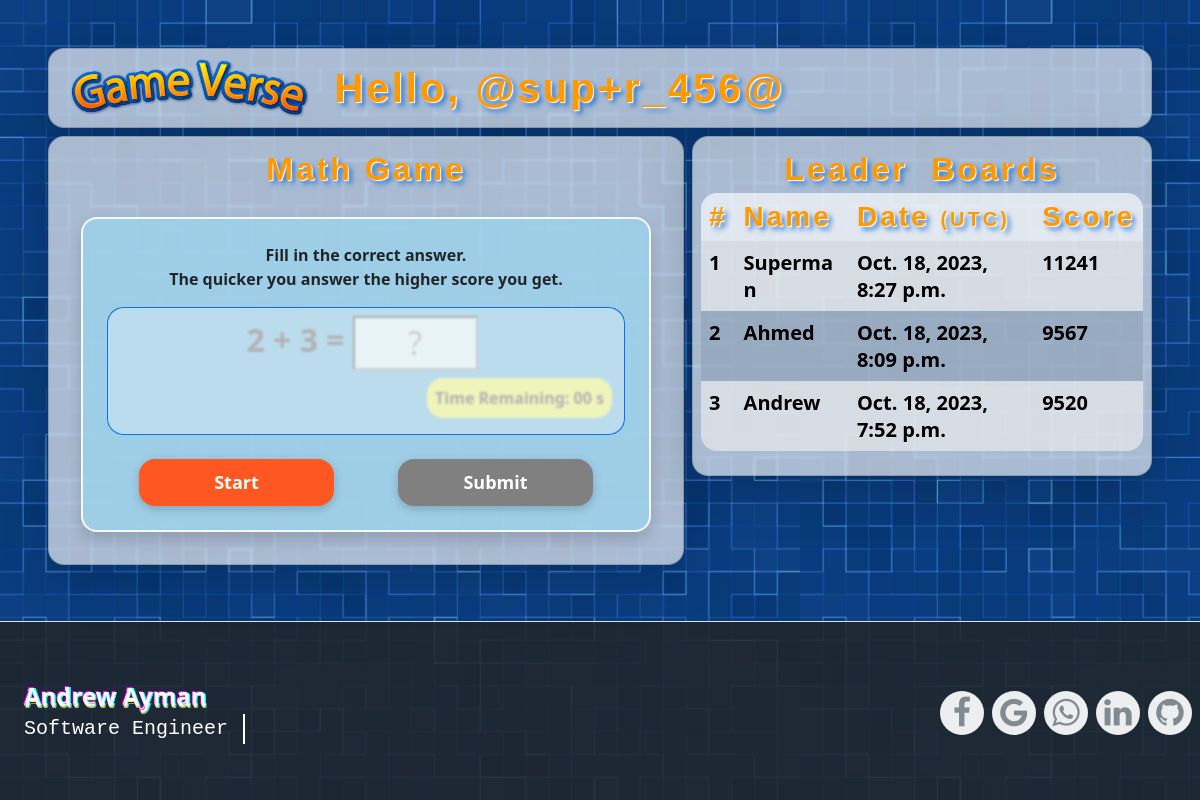
/math (signed in), run on the app's committed database.
### main/models.py (models this page shows, shortened)
class LeaderBoardItem(models.Model):
  leaderboard = models.ForeignKey(LeaderBoard, on_delete=models.CASCADE)
  name=models.CharField(max_length=50)
  date=models.DateTimeField()
  score=models.IntegerField()

### main/views.py (the view, shortened to what this page needs)
# urls.py: path("math",views.math_game,name="math"),
def math_game(request: HttpRequest):
    attrs = {}
    session_math_key = 'math-attrs'
    return game(request, 'main/math_game.html', 'math', attrs)

### main/views.py (called while the page is built, shortened)
def game(request: HttpRequest, html_file_path: str, leaderboard_name: str, attrs: dict):
    name = request.session.get('name')
    if not attrs:
        attrs['startAnimation']=True
    if name is None:
        return HttpResponseRedirect('./')
    leaderboard = LeaderBoard.objects.get(name=leaderboard_name)
    leaderboard_items: QuerySet = leaderboard.leaderboarditem_set.all().order_by(
        '-score')[:10]
    leaderboard_items_list: list = [
        (val['name'], val['date'], val['score'])for val in leaderboard_items.values()]
    attrs = {**{'name': name, 'leaderboard': leaderboard_items_list,'leaderboardLength':len(leaderboard_items_list)}, **attrs}
    return render(request, html_file_path, attrs)

### main/templates/main/math_game.html (shortened to what this page needs)
{% extends "main/game_base.html" %}
{% block game_name %}
Math Game
{% endblock %}
{% block content %}
<form action="./math" method="post" class="m-0 p-0">
  <div class="row rounded-4 p-lg-4 p-2 m-lg-4 m-2 bg-custom-blue border border-light border-2 shadow fw-bold">
    <p class="text-center">
      Fill in the correct answer.<br> The quicker you answer the higher score you get.
    </p>
    <div class="col-12 bg-custom-cyan p-0 rounded-4 border border-primary border-1 position-relative">
      {% if not equation %}
      <div id="counter321"
        class="position-absolute z-1 bg-custom-white w-100 h-100 rounded-4 d-flex justify-content-center align-items-center bg-custom-blur1 fs-1 fc-orange p-4 text-center">
      </div>
      {% endif %}
      <div class="p-2">
        <div class="d-flex flex-row justify-content-center fs-2 ">
          <div class="text-start">
            {% if equation %}
            {{equation}} =
            {% else %}
            2 + 3 =
            {% endif %}
          </div>
          <input class="text-center w-25 mx-2 bg-custom-white no-spinner" type="number" placeholder="?"
            name="math-result" autofocus {% if equation %} required {% else %} readonly {% endif %}>
        </div>
        <div class="row m-0 px-1 py-2 justify-content-center">
          <div class="col"></div>
          <p class="rounded-4 m-0 bg-custom-yellow w-auto p-2">
            Time Remaining: {% if timeRemaining %} <span id="counter-timeremaining">{{timeRemaining}}</span> {% else %} 00 {% endif %}s
          </p>
        </div>
      </div>
    </div>
    <div class="row m-0 p-0 pt-4">
      <div class="col-6 p-0 m-0 d-flex justify-content-center">
        <button id="start-button" name="start" value="start" class="game-button rounded-4 game-button-red w-75 "
        {% if equation %} type="button" disabled {% else %} type="submit" {% endif %}>
          Start
        </button>
      </div>
      <div class="col-6 p-0 m-0 d-flex justify-content-center">
        <button type="submit" name='submit' value="submit" class="game-button rounded-4 game-button-green w-75"
        {% if not equation %} disabled {% endif %} autofocus>Submit</button>
      </div>
    </div>
  </div>
</form>
{% endblock %}

### main/templates/main/game_base.html (shortened to what this page needs)
{% extends "main/base.html" %} {% load static %}
{% block body_content %}
  <div
    class="row card rounded-4 shadow-lg bg-custom-white bg-custom-blur1 m-0 mb-2 p-lg-2 p-1"
  >
    <div class="row justify-content-center">
      <a href="./" class="col-lg-3 col-sm-6 col-12">
        <img
          src="{% static 'images/game-verse-title.png' %}"
          alt="game-verse-title.png"
          style="width: 100%"
        />
      </a>
      <span class="col-lg-9 col-sm-6 col-12 fw-bold fs-1 fc-orange d-flex align-items-center justify-content-center justify-content-sm-start">
        Hello, {{name}}
      </span>
    </div>
  </div>
  <div class="row m-0 p-0">
    <div class="col-12 col-xl-7 p-0">
      <div
        class="card rounded-4 shadow-lg bg-custom-white bg-custom-blur1 me-xl-2 me-0 mb-xl-0 mb-2 p-2"
      >
        <div class="card-body">
          <div class="fw-bold fs-2 fc-orange text-center">
            {% block game_name %} Game_Name {% endblock %}
          </div>
          <div class="row align-self-center justify-content-center m-0 p-0">
            {% block content %} Game not Created yet {% endblock %}
          </div>
        </div>
      </div>
    </div>
    <div class="col-12 col-xl-5 p-0">
      <div class="card rounded-4 shadow-lg bg-custom-white bg-custom-blur1 p-2">
        <div class="card-body">
          <div class="fw-bold fs-2 fc-orange text-center">Leader&nbsp;&nbsp;Boards</div>
          <table class="table table-hover table-striped fs-5 fw-bold">
            <thead>
              <tr>
                <th class="fc-orange fs-3 rounded-top-start-1" scope="col">#</th>
                <th class="fc-orange fs-3" scope="col">Name</th>
                <th class="fc-orange fs-3" scope="col">Date <span class="fs-5">(UTC)</span></th>
                <th class="fc-orange fs-3 rounded-top-end-1" scope="col">
                  Score
                </th>
              </tr>
            </thead>
            <tbody>
              {% for item in leaderboard %}
              {% if forloop.counter == leaderboardLength %}
                <tr>
                  <th class="rounded-bottom-start-1 border-0">{{forloop.counter}}</th>
                  <td class="border-0" style="word-break:break-all;">{{item.0}}</td>
                  <td class="border-0">{{item.1}}</td>
                  <td class="rounded-bottom-end-1 border-0">{{item.2}}</td>
                </tr>
              {% else %}
                <tr>
                  <th>{{forloop.counter}}</th>
                  <td  style="word-break:break-all;">{{item.0}}</td>
                  <td>{{item.1}}</td>
                  <td>{{item.2}}</td>
                </tr>
              {% endif %}
              {% endfor %}
            </tbody>
          </table>
        </div>
      </div>
    </div>
  </div>
{% endblock %}

### main/templates/main/base.html (shortened to what this page needs)
{% load static %}
<html lang="en">
  <head>
    <link rel="stylesheet" href="{% static 'style.css' %}" />
    <link
      href="https://cdn.jsdelivr.net/npm/bootstrap@5.3.2/dist/css/bootstrap.min.css"
      rel="stylesheet"
    />
    <link
      href="https://fonts.cdnfonts.com/css/arcade-classic"
      rel="stylesheet"
    />
    <link
      rel="stylesheet"
      href="https://cdnjs.cloudflare.com/ajax/libs/font-awesome/4.7.0/css/font-awesome.min.css"
    />
    <link rel="stylesheet" href="https://cdn.jsdelivr.net/npm/simple-keyboard@latest/build/css/index.css">
  </head>
  <body class="m-0 p-0 d-flex flex-column h-100"  style="overflow-x:hidden;"
  {% comment %} style="min-width:775px" {% endcomment %}
  >
  <div class="row m-0 p-lg-5 p-2 pb-0">
    {% block body_content %} {% endblock %}
  </div>
    {% include "main/footer.html" %}
  </body>
</html>

### main/templates/main/footer.html (shortened to what this page needs)
<footer
  class="row bg-custom-grey text-center text-white  ps-4 py-1  m-0 mt-2 border-top border-1 flex-grow-1 h-auto column-gap-0 row-gap-0">
  <div class="col-md-7 col-sm-6 col-xs-12 d-flex justify-content-start align-items-center fw-bold fs-4 p-0">
    <div class="p-0 m-0">
      <div class="text-start">
        <span class="glitch">
          <span aria-hidden="true">Andrew Ayman</span>
          Andrew Ayman
          <span aria-hidden="true">Andrew Ayman</span>
        </span>
      </div>
      <div id="footer-job" class="fs-5 fw-medium text-start"> Job Title</div>
    </div>
  </div>
  <div class="col-md-5 col-sm-6 col-xs-12 d-flex justify-content-end justify-content-xs-center align-items-center m-0 p-0">
    <div class="row social-icons m-0">
      <a class="facebook mt-1 d-flex justify-content-center align-items-center" href="https://www.facebook.com/1AndrewAyman/"
        target="_blank"><i class="fa fa-facebook fa-2x"></i></a>
      <a class="gmail mt-1 d-flex justify-content-center align-items-center" href="mailto:andrewayamn9@gmail.com"
        target="_blank"><i class="fa fa-google fa-2x"></i></a>
      <a class="whatsapp mt-1 d-flex justify-content-center align-items-center" href="https://wa.me/201284655945"
        target="_blank"><i class="fa fa-whatsapp fa-2x"></i></a>
      <a class="linkedin mt-1 d-flex justify-content-center align-items-center"
        href="https://www.linkedin.com/in/andrew-ayman-013404217/" target="_blank"><i
          class="fa fa-linkedin fa-2x"></i></a>
      <a class="github mt-1 d-flex justify-content-center align-items-center" href="https://github.com/Andrew-Ayman123"
        target="_blank"><i class="fa fa-github fa-2x"></i></a>
    </div>
  </div>
</footer>

### main/static/style.css (style rules this page uses)
:root { --custom-red: #ff5722; --custom-red-active: #ff784e; --custom-green: #3bc67a; --custom-green-active: #7bcb7d; --custom-orange: #ff9900; --custom-blue: #3a7dcc; --custom-grey: grey; }
body { background-image: url("images/background.jpg"); background-repeat: repeat; background-size: contain; }
.fc-orange { color: var(--custom-orange) !important; text-shadow: 1px 1px 1px #fff, 4px 4px 5px var(--custom-blue); font-family: "ArcadeClassic", sans-serif !important; letter-spacing: 3px !important; }
.bg-custom-white { background-color: rgba(255, 255, 255, 0.65) !important; }
.bg-custom-blue { background-color: rgba(157, 210, 234, 0.85) !important; }
.bg-custom-cyan { background-color: rgba(46, 147, 194, 0.85) !important; }
.bg-custom-yellow { background-color: rgba(235, 235, 36, 0.85) !important; }
.bg-custom-grey { background-color: rgba(33, 37, 41, 0.85) !important; }
.bg-custom-blur1 { backdrop-filter: blur(1px); }
tr:nth-of-type(odd) > * { border: 0; background-color: rgba(255, 255, 255, 0.65) !important; }
tr:nth-of-type(even) > * { border: 0; background-color: rgba(143, 162, 182, 0.65) !important; }
.game-button { color: #fff; border: none; padding: 10px 20px; font-size: 18px; font-weight: bold; border-radius: 5px; cursor: pointer; box-shadow: 0px 3px 10px rgba(0, 0, 0, 0.2); transition: transform 0.3s ease; }
.game-button:disabled { cursor: auto; background-color: grey !important; }
.game-button-red { background-color: var(--custom-red); }
.game-button-green { background-color: var(--custom-green); }
footer { height: auto; }
.social-icons a { text-decoration: none; background-color: #eceeef; color: #818a91; width: 44px; height: 44px; margin-right: 8px; border-radius: 100%; transition: all 0.2s linear; }
.glitch { font-weight: bold; position: relative; white-space: nowrap; }
.glitch span { position: absolute; white-space: nowrap; top: 0; left: 0; }
.glitch { text-shadow: 0.05em 0 0 #00fffc, -0.03em -0.04em 0 #fc00ff, 0.025em 0.04em 0 #fffc00; animation: glitch 725ms infinite; }
.glitch span:first-child { animation: glitch 500ms infinite; clip-path: polygon(0 0, 100% 0, 100% 35%, 0 35%); transform: translate(-0.04em, -0.03em); opacity: 0.75; }
.glitch span:last-child { animation: glitch 375ms infinite; clip-path: polygon(0 65%, 100% 65%, 100% 100%, 0 100%); transform: translate(0.04em, 0.03em); opacity: 0.75; }
#footer-job { font-family: "Courier New", Courier, monospace; width: 0px; overflow: hidden; white-space: nowrap; border-right: 0.1em solid; transition: width 1.5s steps(25, end); animation: blinking 0.4s step-end infinite; }
.card-body { padding: 0 !important; }
.rounded-top-start-1 { border-top-left-radius: 1rem; }
.rounded-top-end-1 { border-top-right-radius: 1rem; }
.rounded-bottom-start-1 { border-bottom-left-radius: 1rem; }
.rounded-bottom-end-1 { border-bottom-right-radius: 1rem; }

### data on the page
LeaderBoardItem: name "Superman", date "Oct. 18, 2023, 8:27 p.m."
LeaderBoardItem: name "Ahmed", date "Oct. 18, 2023, 8:09 p.m."
LeaderBoardItem: name "Andrew", date "Oct. 18, 2023, 7:52 p.m."

### other printed values
{{ name }} "@sup+r_456@"
{{ item.2 }} "11241" "9567"
{{ item.2 }} "9520"
